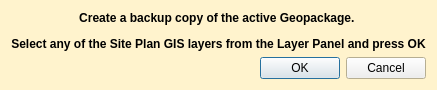
<?xml version="1.0" encoding="UTF-8"?>
<ui version="4.0">
 <class>TrenchCreatorDialogBase</class>
 <widget class="QDialog" name="TrenchCreatorDialogBase">
  <property name="windowModality">
   <enum>Qt::ApplicationModal</enum>
  </property>
  <property name="geometry">
   <rect>
    <x>0</x>
    <y>0</y>
    <width>423</width>
    <height>123</height>
   </rect>
  </property>
  <property name="palette">
   <palette>
    <active>
     <colorrole role="Base">
      <brush brushstyle="SolidPattern">
       <color alpha="255">
        <red>255</red>
        <green>255</green>
        <blue>255</blue>
       </color>
      </brush>
     </colorrole>
     <colorrole role="Window">
      <brush brushstyle="SolidPattern">
       <color alpha="255">
        <red>255</red>
        <green>243</green>
        <blue>205</blue>
       </color>
      </brush>
     </colorrole>
    </active>
    <inactive>
     <colorrole role="Base">
      <brush brushstyle="SolidPattern">
       <color alpha="255">
        <red>255</red>
        <green>255</green>
        <blue>255</blue>
       </color>
      </brush>
     </colorrole>
     <colorrole role="Window">
      <brush brushstyle="SolidPattern">
       <color alpha="255">
        <red>255</red>
        <green>243</green>
        <blue>205</blue>
       </color>
      </brush>
     </colorrole>
    </inactive>
    <disabled>
     <colorrole role="Base">
      <brush brushstyle="SolidPattern">
       <color alpha="255">
        <red>255</red>
        <green>243</green>
        <blue>205</blue>
       </color>
      </brush>
     </colorrole>
     <colorrole role="Window">
      <brush brushstyle="SolidPattern">
       <color alpha="255">
        <red>255</red>
        <green>243</green>
        <blue>205</blue>
       </color>
      </brush>
     </colorrole>
    </disabled>
   </palette>
  </property>
  <property name="windowTitle">
   <string>PCA Geomax Survey Processing Plugin</string>
  </property>
  <layout class="QGridLayout" name="gridLayout">
   <property name="sizeConstraint">
    <enum>QLayout::SetFixedSize</enum>
   </property>
   <item row="0" column="0" colspan="2">
    <widget class="QLabel" name="label">
     <property name="text">
      <string>&lt;html&gt;&lt;head/&gt;&lt;body&gt;&lt;p align=&quot;center&quot;&gt;&lt;span style=&quot; font-weight:600;&quot;&gt;Create a backup copy of the active Geopackage. &lt;/span&gt;&lt;/p&gt;&lt;p align=&quot;center&quot;&gt;&lt;span style=&quot; font-weight:600;&quot;&gt;Select any of the Site Plan GIS layers from the Layer Panel and press OK&lt;/span&gt;&lt;/p&gt;&lt;/body&gt;&lt;/html&gt;</string>
     </property>
    </widget>
   </item>
   <item row="1" column="1">
    <widget class="QDialogButtonBox" name="button_box">
     <property name="orientation">
      <enum>Qt::Horizontal</enum>
     </property>
     <property name="standardButtons">
      <set>QDialogButtonBox::Cancel|QDialogButtonBox::Ok</set>
     </property>
    </widget>
   </item>
  </layout>
 </widget>
 <resources/>
 <connections>
  <connection>
   <sender>button_box</sender>
   <signal>accepted()</signal>
   <receiver>TrenchCreatorDialogBase</receiver>
   <slot>accept()</slot>
   <hints>
    <hint type="sourcelabel">
     <x>20</x>
     <y>20</y>
    </hint>
    <hint type="destinationlabel">
     <x>20</x>
     <y>20</y>
    </hint>
   </hints>
  </connection>
  <connection>
   <sender>button_box</sender>
   <signal>rejected()</signal>
   <receiver>TrenchCreatorDialogBase</receiver>
   <slot>reject()</slot>
   <hints>
    <hint type="sourcelabel">
     <x>20</x>
     <y>20</y>
    </hint>
    <hint type="destinationlabel">
     <x>20</x>
     <y>20</y>
    </hint>
   </hints>
  </connection>
 </connections>
</ui>
